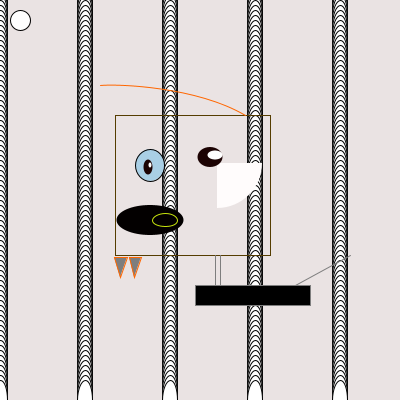
Frame 1 (no input)
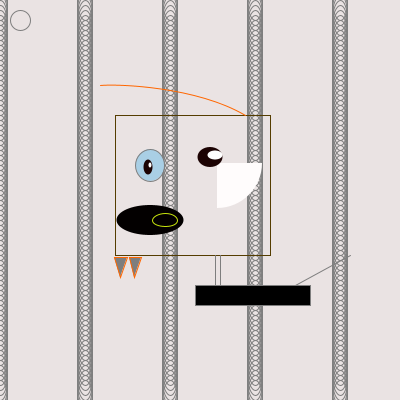
Frame 60 (the mouse pressed at the canvas centre just before this capture)
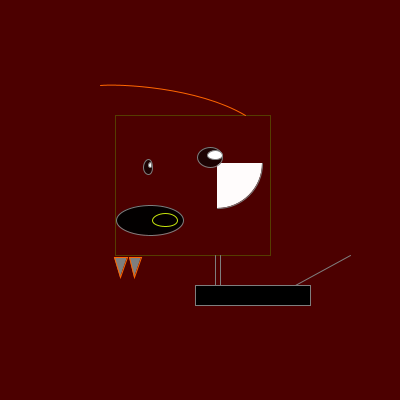
Frame 120 (the mouse held since frame 60 and released just before this capture)

The Processing sketch that drew these frames (run headless with seeded random() and noise(); from frame 60 on, the mouse is pressed at the canvas centre):

// Processing sketch: processing_25469
// ── processing_25469.pde

void setup() {
  size(400,400);
  smooth();

  //textAlign(CENTER);
}

void draw() {
  background(234,227,227);
 
 ellipse(20,20 ,20,20);// draw a ellipse at the coord(20,20), width=20, heigt=20

for (int i=0; i <= width ; i += 85) {
  for (int j = 0; j <= height ; j += 5) {
    ellipse( i,j, 15,40);
  }
}
 
if(mousePressed) {
    background(random(487),0,random(0)); //if pressed background changes colour randomly
    
}
  //left eye

  int x = mouseX; // if the mouse is one the right side of the creatures square fac then draw..
  if ( x > 250) {
    fill(255,255,0);
    noStroke();
    ellipse(219,165,87,85);
  }
  //right eye

  if (x <120) { // if the mouse is on the left side of the creatures square face then draw..
    fill(169,207,229);
    ellipse(150,165,29,32); 
    noStroke();
  }


  noFill();
  fill(255,252,252);
  arc(217,163, 90,90,0,PI/2);

  // for the inner black eyes

  fill(28,3,3);
  ellipse(148,167,9,15);
  ellipse(210, 157, 25,20);
  fill(255,255,255);
  ellipse(150,165,3,5);
  ellipse(215,155,15,9);
  noFill();

  //for nose
  fill(3,0,0);
  smooth();
  ellipse(150,220,67,30);
  stroke (198,227,13);
  ellipse (165,220,25,13);
noFill();



  //for head
 
  stroke(85,61,1);
  rect(115,115,155,140);
  stroke(250,250,250);   
  stroke(255,102,0);
  curve(390,257,245,115,100, 85,135,125 );


  // teeth
  fill(126);
  triangle (114, 257, 120, 277, 127,257);
  triangle (129,257,134,277,141,257);

  //for neck
  stroke(126);
  line(215,285,215,255);
  line(220,285,220,255);

  //for body
  fill(0,0,0);
  rect(195, 285, 115,20);
  noFill();

  //for tail
  fill(26,10,90);

  line(295,285,350,255);
  noFill();
  //for speech bubble
  //smooth();
  //stroke(0,0,0);
  //line( 65,85,78,98);
 
  
  //for speech bubble:text
  if (mousePressed) {
  textSize(25);
  fill(111,29,170);
  text( "", 245,95);
  
  }


}
